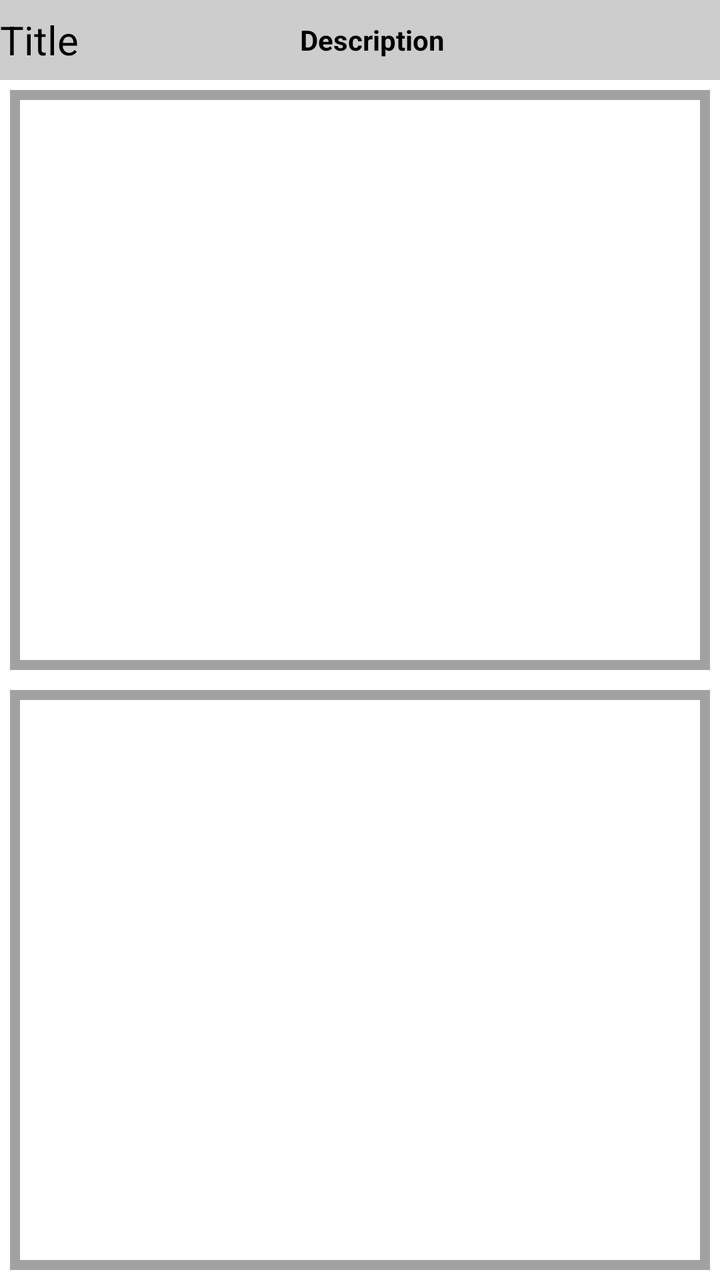
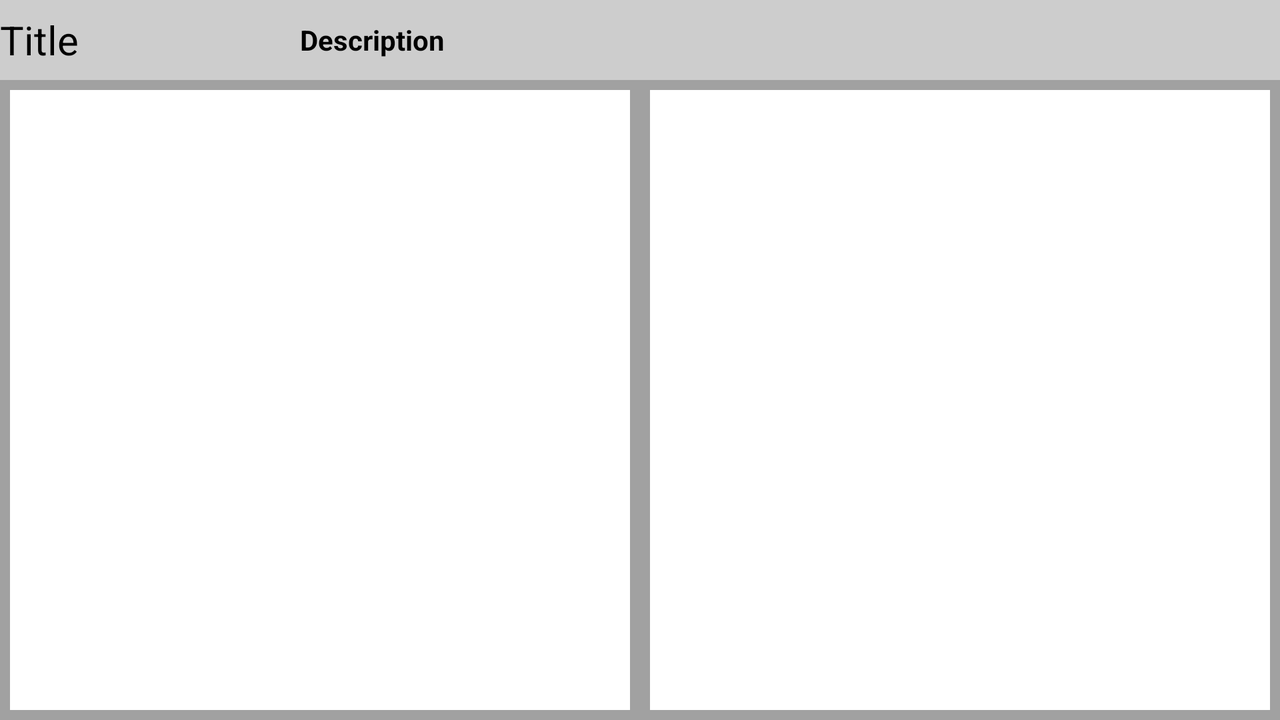

One screen, two layout resources from the same app: the default and the repository's alternative for another configuration. Each is rendered where Android would select it; the XML of both is given below.
<!-- AndroidManifest.xml: application theme Theme.ObxKotlin -->
<!-- res/layout/fragment_item_view.xml -->
<?xml version="1.0" encoding="utf-8"?>
<androidx.constraintlayout.widget.ConstraintLayout xmlns:android="http://schemas.android.com/apk/res/android"
    xmlns:app="http://schemas.android.com/apk/res-auto"
    xmlns:tools="http://schemas.android.com/tools"
    android:layout_width="match_parent"
    android:layout_height="match_parent"
    tools:context=".example.ItemViewActivity">

    <androidx.constraintlayout.widget.ConstraintLayout
        android:id="@+id/constraintLayout"
        android:layout_width="match_parent"
        android:layout_height="40dp"
        android:background="#CDCDCD"
        app:layout_constraintTop_toTopOf="parent"
        tools:layout_editor_absoluteX="1dp">

        <TextView
            android:id="@+id/titleReadItem"
            android:layout_width="150dp"
            android:layout_height="40dp"
            android:gravity="left|center_vertical"
            android:text="@string/hint_title"
            android:textColor="#000000"
            android:textSize="20sp"
            app:layout_constraintStart_toStartOf="parent"
            app:layout_constraintTop_toTopOf="parent" />

        <TextView
            android:id="@+id/DescriptionReadItem"
            android:layout_width="0dp"
            android:layout_height="40dp"
            android:gravity="left|center_vertical"
            android:text="@string/hint_description"
            android:textColor="#000000"
            android:textStyle="bold"
            app:layout_constraintEnd_toEndOf="parent"
            app:layout_constraintStart_toEndOf="@+id/titleReadItem"
            app:layout_constraintTop_toTopOf="parent" />

    </androidx.constraintlayout.widget.ConstraintLayout>

    <androidx.core.widget.NestedScrollView
        android:id="@+id/NestedScrollView1"
        android:layout_width="match_parent"
        android:layout_height="0dp"
        android:layout_margin="5dp"
        android:background="#A1A1A1"
        android:fillViewport="true"
        android:padding="5dp"
        app:layout_constraintTop_toBottomOf="@+id/constraintLayout"
        tools:layout_editor_absoluteX="16dp"
        app:layout_constraintBottom_toTopOf="@+id/NestedScrollView2" >


        <androidx.recyclerview.widget.RecyclerView
            android:id="@+id/recyclerView1"
            android:layout_width="match_parent"
            android:layout_height="wrap_content"
            android:background="#FFFFFF"
            android:padding="5dp"
            app:layoutManager="androidx.recyclerview.widget.GridLayoutManager" />
    </androidx.core.widget.NestedScrollView>

    <androidx.core.widget.NestedScrollView
        android:id="@+id/NestedScrollView2"
        android:layout_width="match_parent"
        android:layout_height="0dp"
        android:layout_margin="5dp"
        android:background="#A1A1A1"
        android:fillViewport="true"
        android:padding="5dp"
        app:layout_constraintBottom_toBottomOf="parent"
        app:layout_constraintTop_toBottomOf="@+id/NestedScrollView1"
        tools:layout_editor_absoluteX="5dp">


        <androidx.recyclerview.widget.RecyclerView
            android:id="@+id/recyclerView2"
            android:layout_width="match_parent"
            android:layout_height="wrap_content"
            android:background="#FFFFFF"
            android:padding="5dp"
            app:layoutManager="androidx.recyclerview.widget.GridLayoutManager" />
    </androidx.core.widget.NestedScrollView>

</androidx.constraintlayout.widget.ConstraintLayout>
<!-- resources referenced by this layout -->
<resources>
  <string name="hint_description">Description</string>
  <string name="hint_title">Title</string>
  <style name="Theme.ObxKotlin" parent="Theme.MaterialComponents.DayNight.DarkActionBar">
          
          <item name="colorPrimary">@color/obx_green</item>
          <item name="colorPrimaryVariant">@color/obx_green_dark</item>
          <item name="colorOnPrimary">@color/white</item>
          
          <item name="colorSecondary">@color/obx_pink</item>
          <item name="colorSecondaryVariant">@color/obx_pink_dark</item>
          <item name="colorOnSecondary">@color/black</item>
          
          <item name="android:statusBarColor" tools:targetApi="l">?attr/colorPrimaryVariant</item>
          
      </style>
  <color name="obx_green">#FF1FA8A7</color>
  <color name="obx_green_dark">#FF007878</color>
  <color name="white">#FFFFFFFF</color>
  <color name="obx_pink">#FFE61955</color>
  <color name="obx_pink_dark">#FFAD002D</color>
  <color name="black">#FF000000</color>
</resources>
<!-- res/layout-land/fragment_item_view.xml (the repository's variant of the layout above) -->
<!-- drawn on the phone turned sideways -->
<?xml version="1.0" encoding="utf-8"?>
<androidx.constraintlayout.widget.ConstraintLayout xmlns:android="http://schemas.android.com/apk/res/android"
    xmlns:app="http://schemas.android.com/apk/res-auto"
    xmlns:tools="http://schemas.android.com/tools"
    android:layout_width="match_parent"
    android:layout_height="match_parent"
    tools:context=".example.ItemViewActivity">

    <androidx.constraintlayout.widget.ConstraintLayout
        android:id="@+id/constraintLayout"
        android:layout_width="match_parent"
        android:layout_height="40dp"
        android:background="#CDCDCD"
        app:layout_constraintTop_toTopOf="parent"
        tools:layout_editor_absoluteX="1dp">

        <TextView
            android:id="@+id/titleReadItem"
            android:layout_width="150dp"
            android:layout_height="40dp"
            android:gravity="left|center_vertical"
            android:text="@string/hint_title"
            android:textColor="#000000"
            android:textSize="20sp"
            app:layout_constraintStart_toStartOf="parent"
            app:layout_constraintTop_toTopOf="parent" />

        <TextView
            android:id="@+id/DescriptionReadItem"
            android:layout_width="0dp"
            android:layout_height="40dp"
            android:gravity="left|center_vertical"
            android:text="@string/hint_description"
            android:textColor="#000000"
            android:textStyle="bold"
            app:layout_constraintEnd_toEndOf="parent"
            app:layout_constraintStart_toEndOf="@+id/titleReadItem"
            app:layout_constraintTop_toTopOf="parent" />

    </androidx.constraintlayout.widget.ConstraintLayout>

    <androidx.core.widget.NestedScrollView
        android:id="@+id/NestedScrollView1"
        android:layout_width="0dp"
        android:layout_height="0dp"
        android:background="#A1A1A1"
        android:fillViewport="true"
        android:padding="5dp"
        app:layout_constraintBottom_toBottomOf="parent"
        app:layout_constraintEnd_toStartOf="@+id/NestedScrollView2"
        app:layout_constraintStart_toStartOf="parent"
        app:layout_constraintTop_toBottomOf="@+id/constraintLayout">


        <androidx.recyclerview.widget.RecyclerView
            android:id="@+id/recyclerView1"
            android:layout_width="match_parent"
            android:layout_height="match_parent"
            android:background="#FFFFFF"
            android:padding="5dp"
            app:layoutManager="androidx.recyclerview.widget.GridLayoutManager" />
    </androidx.core.widget.NestedScrollView>

    <androidx.core.widget.NestedScrollView
        android:id="@+id/NestedScrollView2"
        android:layout_width="0dp"
        android:layout_height="0dp"
        android:background="#A1A1A1"
        android:fillViewport="true"
        android:padding="5dp"

        app:layout_constraintBottom_toBottomOf="parent"
        app:layout_constraintEnd_toEndOf="parent"
        app:layout_constraintStart_toEndOf="@+id/NestedScrollView1"
        app:layout_constraintTop_toBottomOf="@+id/constraintLayout">


        <androidx.recyclerview.widget.RecyclerView
            android:id="@+id/recyclerView2"
            android:layout_width="match_parent"
            android:layout_height="match_parent"
            android:background="#FFFFFF"
            android:padding="5dp"
            app:layoutManager="androidx.recyclerview.widget.GridLayoutManager" />
    </androidx.core.widget.NestedScrollView>

</androidx.constraintlayout.widget.ConstraintLayout>
